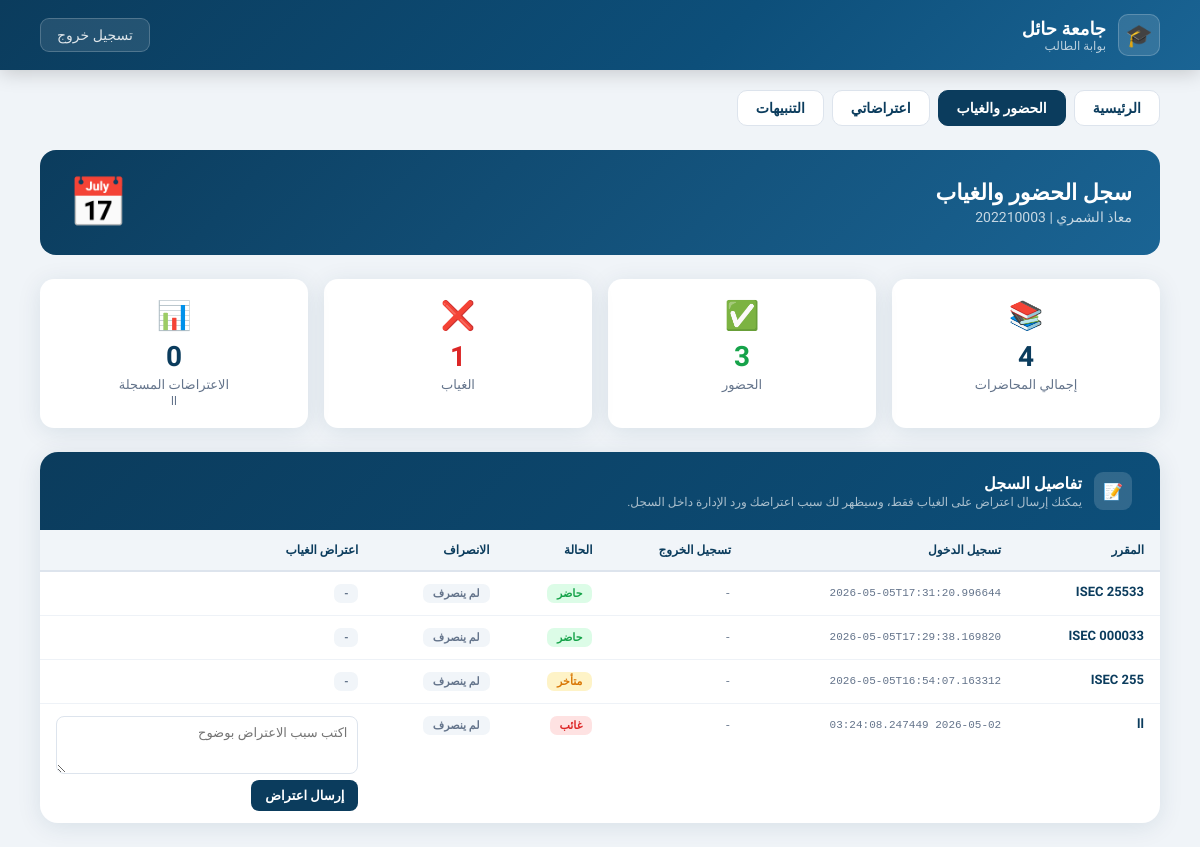
Screenshot of /student/attendance (signed in) with the database file from the repository.
### tables this page shows
CREATE TABLE students (
    university_id TEXT PRIMARY KEY,
    name TEXT NOT NULL,
    academic_number TEXT NOT NULL
, email TEXT, password_hash TEXT);

CREATE TABLE attendance (
    id INTEGER PRIMARY KEY AUTOINCREMENT,
    session_id INTEGER NOT NULL,
    university_id TEXT NOT NULL,
    check_in TIMESTAMP,
    check_out TIMESTAMP,
    status TEXT,
    FOREIGN KEY (session_id) REFERENCES sessions(session_id)
);

### routes/student_routes.py (the view)
    @app.route("/student/attendance")
    def student_attendance_page():
        if "student_id" not in session:
            return redirect("/student/login")
        page_data = _student_collect_page_data(str(session["student_id"]), (request.args.get("msg") or "").strip(), (request.args.get("msg_type") or "info").strip(), False)
        return render_template("student/student_attendance.html", **page_data, nav_page="attendance")

### helpers.py (called while the page is built)
def get_db():
    conn = sqlite3.connect(DATABASE, timeout=10, check_same_thread=False)
    conn.row_factory = sqlite3.Row
    conn.execute("PRAGMA foreign_keys=ON;")
    conn.execute("PRAGMA journal_mode=WAL;")
    conn.execute("PRAGMA synchronous=NORMAL;")
    conn.execute("PRAGMA busy_timeout=5000;")
    return conn

### routes/student_routes.py (called while the page is built)
def _student_status_is_absent(status_value):
    raw = (status_value or "").strip().lower()
    if not raw:
        return False
    return any(token in raw for token in ["absent", "غياب", "غائب"])

### templates/student/student_attendance.html (shortened to what this page needs)
<!DOCTYPE html>
<html lang="ar" dir="rtl">
<head>
</head>
<body>
<header class="top-header">
    <div class="logo">
        <div class="logo-icon">🎓</div>
        <div>
            <div class="logo-text">جامعة حائل</div>
            <div class="logo-sub">بوابة الطالب</div>
        </div>
    </div>
    <a class="logout-btn" href="/student/logout">تسجيل خروج</a>
</header>
<nav class="student-nav">
    <a href="/student/dashboard" class="{{ 'active' if nav_page == 'dashboard' else '' }}">الرئيسية</a>
    <a href="/student/attendance" class="{{ 'active' if nav_page == 'attendance' else '' }}">الحضور والغياب</a>
    <a href="/student/appeals" class="{{ 'active' if nav_page == 'appeals' else '' }}">اعتراضاتي</a>
    <a href="/student/alerts" class="{{ 'active' if nav_page == 'alerts' else '' }}">التنبيهات</a>
</nav>
<div class="page">
    <div class="welcome-bar">
        <div>
            <h2>سجل الحضور والغياب</h2>
            <p>{{ student_name }} | {{ student_id }}</p>
        </div>
        <div class="welcome-icon">📅</div>
    </div>
    <div class="stats-row">
        <div class="stat-card">
            <div class="stat-icon">📚</div>
            <div class="stat-val">{{ total_sessions }}</div>
            <div class="stat-lbl">إجمالي المحاضرات</div>
        </div>
        <div class="stat-card">
            <div class="stat-icon">✅</div>
            <div class="stat-val" style="color:var(--success);">{{ present_count }}</div>
            <div class="stat-lbl">الحضور</div>
        </div>
        <div class="stat-card">
            <div class="stat-icon">❌</div>
            <div class="stat-val" style="color:var(--danger);">{{ absent_count }}</div>
            <div class="stat-lbl">الغياب</div>
        </div>
        <div class="stat-card">
            <div class="stat-icon">📊</div>
            <div class="stat-val">{{ appeals|length }}</div>
            <div class="stat-lbl">الاعتراضات المسجلة</div>
            <div class="stat-sub">{{ top_risk_course_name }}</div>
        </div>
    </div>
    <div class="card">
        <div class="card-header">
            <div class="card-header-icon">📝</div>
            <div>
                <h2>تفاصيل السجل</h2>
                <p>يمكنك إرسال اعتراض على الغياب فقط، وسيظهر لك سبب اعتراضك ورد الإدارة داخل السجل.</p>
            </div>
        </div>
        <div class="table-wrap">
            {% if attendance %}
            <table>
                <thead>
                    <tr>
                        <th>المقرر</th>
                        <th>تسجيل الدخول</th>
                        <th>تسجيل الخروج</th>
                        <th>الحالة</th>
                        <th>الانصراف</th>
                        <th>اعتراض الغياب</th>
                    </tr>
                </thead>
                <tbody>
                {% for row in attendance %}
                <tr>
                    <td><span class="course-cell">{{ row.course_name }}</span></td>
                    <td><span class="ts">{{ row.check_in or '-' }}</span></td>
                    <td><span class="ts">{{ row.check_out or '-' }}</span></td>
                    <td>
                        {% set st = (row.status or '')|lower %}
                        {% if 'present' in st %}
                            <span class="badge badge-present">حاضر</span>
                        {% elif 'late' in st %}
                            <span class="badge badge-late">متأخر</span>
                        {% elif 'absent' in st or 'غي' in st %}
                            <span class="badge badge-absent">غائب</span>
                        {% else %}
                            <span class="badge badge-other">{{ row.status or '-' }}</span>
                        {% endif %}
                    </td>
                    <td>
                        {% if row.check_out %}
                            <span class="badge badge-present">تم الانصراف</span>
                        {% else %}
                            <span class="badge badge-other">لم ينصرف</span>
                        {% endif %}
                    </td>
                    <td>
                        {% if 'absent' in st or 'غي' in st %}
                            {% if row.appeal_status %}
                                <span class="badge badge-{{ 'pending' if row.appeal_status == 'pending' else 'approved' if row.appeal_status == 'approved' else 'rejected' }}">
                                    {% if row.appeal_status == 'pending' %}قيد المراجعة{% elif row.appeal_status == 'approved' %}مقبول{% else %}مرفوض{% endif %}
                                </span>
                                {% if row.appeal_reason %}
                                <div class="note-box">
                                    <strong>سبب اعتراضك:</strong><br>
                                    {{ row.appeal_reason }}
                                    {% if row.appeal_created_at %}
                                    <br><small>وقت الإرسال: {{ row.appeal_created_at }}</small>
                                    {% endif %}
                                </div>
                                {% endif %}
                                {% if row.appeal_admin_note %}
                                <div class="note-box">
                                    <strong>ملاحظة الأدمن:</strong><br>
                                    {{ row.appeal_admin_note }}
                                    {% if row.appeal_reviewed_at %}
                                    <br><small>وقت المراجعة: {{ row.appeal_reviewed_at }}</small>
                                    {% endif %}
                                </div>
                                {% endif %}
                            {% else %}
                                <form action="/student/appeals/create" method="post" class="appeal-form">
                                    <textarea name="reason" required placeholder="اكتب سبب الاعتراض بوضوح"></textarea>
                                    <button type="submit">إرسال اعتراض</button>
                                </form>
                            {% endif %}
                        {% else %}
                            <span class="badge badge-other">-</span>
                        {% endif %}
                    </td>
                </tr>
                {% endfor %}
                </tbody>
            </table>
            {% else %}
            <div class="empty">
                <div class="empty-icon">📅</div>
                <p>لا توجد سجلات حضور حتى الآن.</p>
            </div>
            {% endif %}
        </div>
    </div>
</div>
</body>
</html>

### templates/student/student_attendance.html (style rules this page uses)
:root { --navy:#0b3c5d;--navy-mid:#0d4f7a;--navy-lt:#1a6494; --bg:#f0f4f8;--white:#fff;--text:#1a2332;--muted:#64748b; --danger:#dc2626;--danger-lt:#fee2e2; --success:#16a34a;--success-lt:#dcfce7; --warning:#d97706;--warning-lt:#fef3c7; --border:#dde4ed;--shadow:0 4px 24px rgba(11,60,93,.10); }
* { margin:0;padding:0;box-sizing:border-box; }
body { font-family:'Tajawal',sans-serif;background:var(--bg);color:var(--text);min-height:100vh; }
.top-header { background:linear-gradient(135deg,var(--navy) 0%,var(--navy-mid) 60%,var(--navy-lt) 100%);padding:0 40px;display:flex;align-items:center;justify-content:space-between;height:70px;box-shadow:0 2px 20px rgba(0,0,0,.2);position:sticky;top:0;z-index:100; }
.logo { display:flex;align-items:center;gap:12px;color:#fff; }
.logo-icon { width:42px;height:42px;background:rgba(255,255,255,.12);border-radius:10px;display:flex;align-items:center;justify-content:center;font-size:22px;border:1px solid rgba(255,255,255,.2); }
.logo-text { font-size:18px;font-weight:700; }
.logo-sub { font-size:12px;opacity:.7; }
.logout-btn { display:flex;align-items:center;gap:8px;color:rgba(255,255,255,.85);text-decoration:none;font-size:14px;font-weight:500;background:rgba(255,255,255,.1);border:1px solid rgba(255,255,255,.2);border-radius:9px;padding:8px 16px;transition:all .2s; }
.student-nav { display:flex;gap:8px;flex-wrap:wrap;padding:20px 40px 0; }
.student-nav a { background:var(--white);color:var(--navy);border-radius:10px;padding:9px 18px;font-weight:600;font-size:14px;text-decoration:none;border:1.5px solid var(--border);transition:all .2s; }
.student-nav a.active { background:var(--navy);color:#fff;border-color:var(--navy); }
.page { max-width:1200px;margin:0 auto;padding:24px 40px; }
.welcome-bar { background:linear-gradient(135deg,var(--navy) 0%,var(--navy-lt) 100%);border-radius:16px;padding:24px 28px;color:#fff;margin-bottom:24px;display:flex;align-items:center;justify-content:space-between; }
.welcome-bar h2 { font-size:22px;font-weight:800; }
.welcome-bar p { opacity:.75;font-size:14px;margin-top:4px; }
.welcome-icon { font-size:48px; }
.stats-row { display:grid;grid-template-columns:repeat(4,1fr);gap:16px;margin-bottom:24px; }
.stat-card { background:var(--white);border-radius:14px;padding:20px;box-shadow:var(--shadow);text-align:center; }
.stat-icon { font-size:28px;margin-bottom:8px; }
.stat-val { font-size:28px;font-weight:800;color:var(--navy); }
.stat-lbl { font-size:13px;color:var(--muted);margin-top:4px; }
.stat-sub { font-size:12px;color:var(--muted);margin-top:2px; }
.card { background:var(--white);border-radius:18px;box-shadow:var(--shadow);overflow:hidden; }
.card-header { background:linear-gradient(135deg,var(--navy) 0%,var(--navy-mid) 100%);padding:20px 28px;display:flex;align-items:center;gap:12px; }
.card-header-icon { width:38px;height:38px;background:rgba(255,255,255,.15);border-radius:9px;display:flex;align-items:center;justify-content:center;font-size:16px; }
.card-header h2 { color:#fff;font-size:16px;font-weight:700; }
.card-header p { color:rgba(255,255,255,.65);font-size:12px;margin-top:2px; }
.table-wrap { overflow-x:auto; }
table { width:100%;border-collapse:collapse;min-width:1080px; }
thead th { background:#f1f5f9;color:var(--navy);font-size:12px;font-weight:700;padding:13px 16px;text-align:right;border-bottom:2px solid var(--border); }
tbody tr { transition:background .15s; }
tbody tr:not(:last-child) td { border-bottom:1px solid #eef2f7; }
td { padding:12px 16px;font-size:13px;color:var(--text);vertical-align:top; }
.course-cell { font-weight:700;color:var(--navy); }
.ts { font-family:monospace;font-size:11px;color:var(--muted); }
.badge { display:inline-block;border-radius:7px;padding:3px 10px;font-size:11px;font-weight:700; }
.badge-present { background:var(--success-lt);color:var(--success); }
.badge-late { background:var(--warning-lt);color:var(--warning); }
.badge-absent { background:var(--danger-lt);color:var(--danger); }
.badge-other { background:#f1f5f9;color:var(--muted); }
.appeal-form { display:flex;flex-direction:column;gap:6px;min-width:220px; }
.appeal-form textarea { width:100%;min-height:58px;resize:vertical;border:1.5px solid var(--border);border-radius:8px;padding:8px 10px;font-family:'Tajawal',sans-serif;font-size:13px;outline:none; }
.appeal-form button { background:var(--navy);color:#fff;border:none;border-radius:8px;padding:8px 14px;font-weight:700;font-family:'Tajawal',sans-serif;cursor:pointer;font-size:13px;width:max-content; }

### rows the page displays
students: name "معاذ الشمري"
attendance: course_name "ISEC 25533", check_in "2026-05-05T17:31:20.996644", check_out "-", shows "حاضر"
attendance: course_name "ISEC 000033", check_in "2026-05-05T17:29:38.169820", check_out "-", shows "حاضر"
attendance: course_name "ISEC 255", check_in "2026-05-05T16:54:07.163312", check_out "-", shows "متأخر"
attendance: course_name "ll", check_in "2026-05-02 03:24:08.247449", check_out "-", shows "غائب"

### other values shown
{{ student_id }} "202210003"
{{ total_sessions }} "4"
{{ present_count }} "3"
{{ absent_count }} "1"
{{ appeals|length }} "0"
{{ top_risk_course_name }} "ll"
